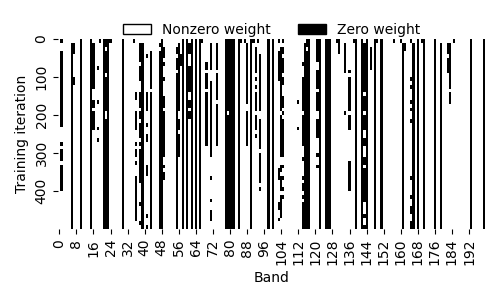

The script that saved this image:
import matplotlib.pyplot as plt
import seaborn as sns
import pandas as pd
import numpy as np
from matplotlib.patches import Patch

df = pd.read_csv("back_results/v12_ds_v12_ds_indian_pines_30.csv")
array = df.filter(regex='^weight_').to_numpy()

array[array>0]=1

for i in range(0,len(array)):
    print(np.linalg.norm(array[i], ord=0))

plt.figure(figsize=(5, 3))
sns.heatmap(array, cmap=['black', 'white'], cbar=False)
plt.xlabel('Band')
plt.ylabel('Training iteration')

legend_elements = [
    Patch(facecolor='white', edgecolor='black', label='Nonzero weight'),
    Patch(facecolor='black', edgecolor='black', label='Zero weight')
]
plt.legend(
    handles=legend_elements,
    bbox_to_anchor=(0.5, 1.05),
    loc='center',
    frameon=False,
    ncol=2,
)
step = 10
plt.yticks(
    ticks=np.arange(0, array.shape[0], step),
    labels=(np.arange(0, array.shape[0], step) * 10)
)
plt.tight_layout()
plt.savefig("heatmap2.png")
plt.show()